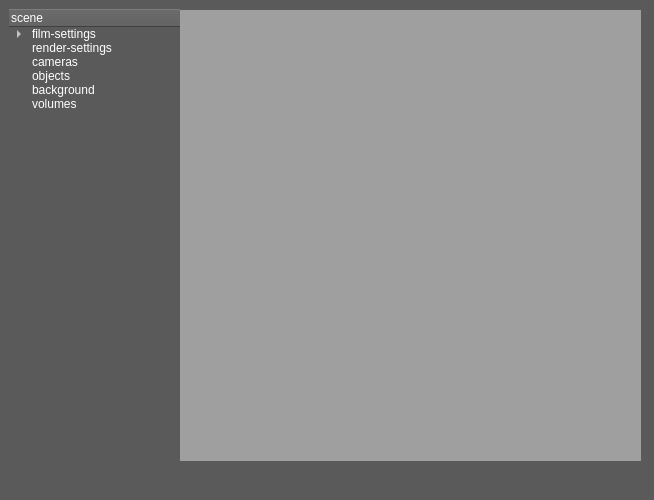
<?xml version="1.0" encoding="UTF-8"?>
<ui version="4.0">
 <class>ComplexGUI</class>
 <widget class="QMainWindow" name="ComplexGUI">
  <property name="geometry">
   <rect>
    <x>0</x>
    <y>0</y>
    <width>654</width>
    <height>500</height>
   </rect>
  </property>
  <property name="windowTitle">
   <string>MainWindow</string>
  </property>
  <property name="styleSheet">
   <string notr="true">QWidget {
	background-color: rgb(90, 90, 90);
	color: rgb(255,255,255);
	border-width: 0px;
	border-style: solid;
	border-color: transparent;
	border-radius:5px;
}
QPushButton:disabled, 
QComboBox:disabled,
QSpinBox:disabled, 
QDoubleSpinBox:disabled {
	background-color: rgb(90, 90, 90);
	color: rgb(140,140,140);
	border-color: rgb(120,120,120)
}

QPushButton {
    border-radius:10px;
	border-width: 2px;
	border-color: rgb(150,150,150);

background-color: qlineargradient(x1: 0, y1: 0, x2: 0, y2: 1,
                                       stop: 0 #46474a, 
                                       stop: 1 #8a8b8e);

}
QLabel {
	border-color: transparent;
	color: rgb(170,170,170);
}

QGroupBox {
	background-color: qlineargradient(x1: 0, y1: 0, x2: 0, y2: 1,
                                       stop: 0 rgb(110, 110, 110), stop: 1 rgb(140, 130, 120));
	margin-top: 1.5ex; /* leave space at the top for the title */
	border-radius: 16px;
}
QGroupBox::title {
	subcontrol-origin: margin;
	subcontrol-position: top center; /* position at the top center */
	color: rgb(255, 193, 100);
}
QGraphicsView, #heightmapLabel {
	background-color: qlineargradient(spread:pad, x1:0, y1:0, x2:0, y2:1,
             stop:0 rgb(108, 128, 108), 
             stop:1 rgb(0, 0, 0));
	border: 2px solid gray;
	border-radius: 5px;
	border-color: rgb(120, 120, 120);
	margin-top: 1ex; /* leave space at the top for the title */
}
</string>
  </property>
  <widget class="QWidget" name="centralwidget">
   <widget class="QTreeWidget" name="treeWidget">
    <property name="geometry">
     <rect>
      <x>9</x>
      <y>9</y>
      <width>171</width>
      <height>441</height>
     </rect>
    </property>
    <property name="animated">
     <bool>true</bool>
    </property>
    <attribute name="headerVisible">
     <bool>true</bool>
    </attribute>
    <attribute name="headerVisible">
     <bool>true</bool>
    </attribute>
    <column>
     <property name="text">
      <string>scene</string>
     </property>
    </column>
    <item>
     <property name="text">
      <string>film-settings</string>
     </property>
     <item>
      <property name="text">
       <string>color-scale</string>
      </property>
      <property name="flags">
       <set>ItemIsSelectable|ItemIsEditable|ItemIsDragEnabled|ItemIsUserCheckable|ItemIsEnabled</set>
      </property>
     </item>
     <item>
      <property name="text">
       <string>convert-to-srgb</string>
      </property>
      <property name="checkState">
       <enum>Unchecked</enum>
      </property>
     </item>
    </item>
    <item>
     <property name="text">
      <string>render-settings</string>
     </property>
    </item>
    <item>
     <property name="text">
      <string>cameras</string>
     </property>
    </item>
    <item>
     <property name="text">
      <string>objects</string>
     </property>
    </item>
    <item>
     <property name="text">
      <string>background</string>
     </property>
    </item>
    <item>
     <property name="text">
      <string>volumes</string>
     </property>
    </item>
   </widget>
   <widget class="QMdiArea" name="mdiArea">
    <property name="geometry">
     <rect>
      <x>180</x>
      <y>10</y>
      <width>461</width>
      <height>451</height>
     </rect>
    </property>
   </widget>
  </widget>
  <widget class="QMenuBar" name="menubar">
   <property name="geometry">
    <rect>
     <x>0</x>
     <y>0</y>
     <width>654</width>
     <height>23</height>
    </rect>
   </property>
  </widget>
  <widget class="QStatusBar" name="statusbar"/>
 </widget>
 <resources/>
 <connections/>
</ui>
